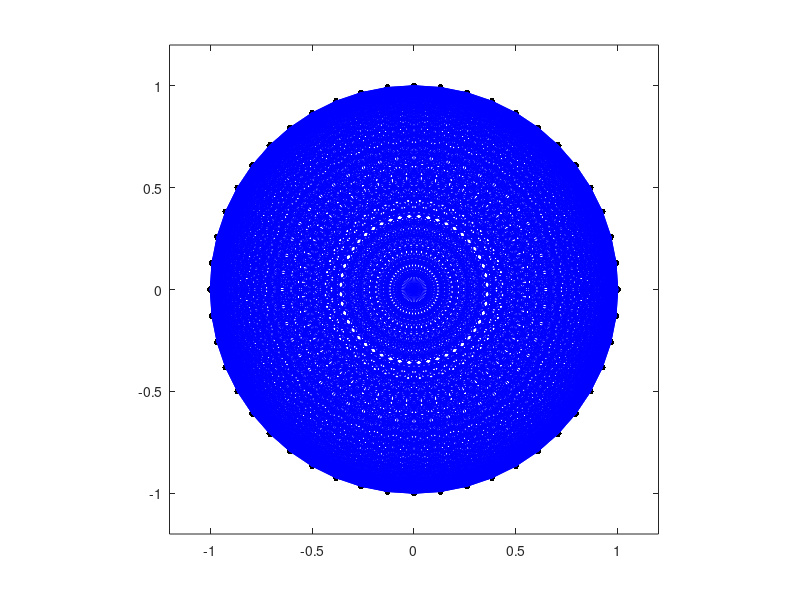
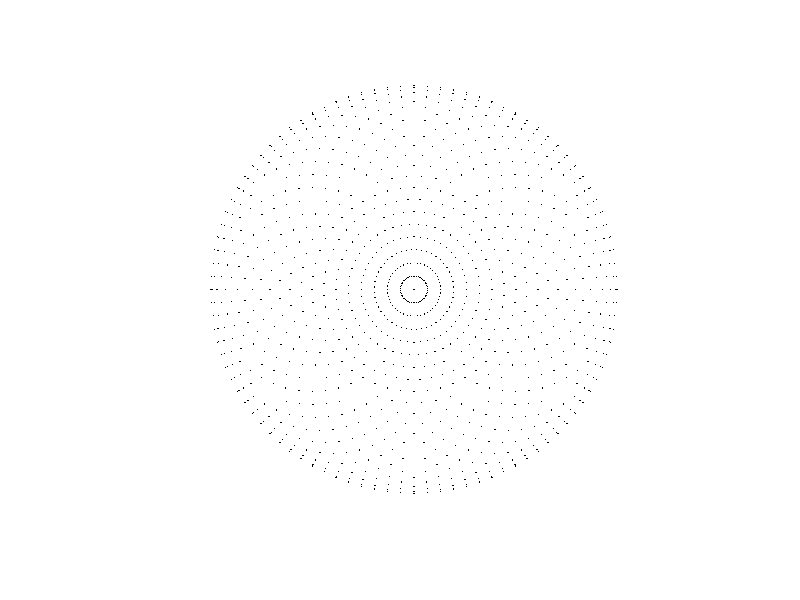

Reproduce these figures in MATLAB, in order.
close all
clear
num_k = 48;

angle_k = linspace(0,2*pi*(num_k-1)/num_k,num_k);

node_x = cos(angle_k);
node_y = sin(angle_k);


idx_k = nchoosek(1:num_k,2);

vec_1_x = node_x([idx_k(:,1);idx_k(:,2)]);
vec_1_y = node_y([idx_k(:,1);idx_k(:,2)]);
vec_2_x = node_x([idx_k(:,2);idx_k(:,1)]);
vec_2_y = node_y([idx_k(:,2);idx_k(:,1)]);



figure(1)
h=plot(node_x,node_y,'k.','markersize',15);


axis equal
xlim([-1.2 1.2])
ylim([-1.2 1.2])

set(gcf,'Position',[10 200 360   360]);

hold on

plot([vec_1_x;vec_2_x],[vec_1_y;vec_2_y],'b');

print('nodes2.png','-dpng','-r700')

figure(2)
plot([vec_1_x-vec_2_x,0],[vec_1_y-vec_2_y,0],'k.','markersize',2)
axis equal
xlim([-2.4 2.4])
ylim([-2.4 2.4])
hold on
set(gcf,'position',[107   -538   1200   1200]);
box off
axis off
clear
print('uvbase.png','-dpng','-r1500')
% 
% box on 
% axis on
% h=plot(rep_first(node_x)+1,rep_first(node_y),'b');
% set(gcf,'Position',[380 200 460   460]);
% print('uv2.png','-dpng','-r700')
% 
% function res = rep_first(array)
%     res = [array(:);array(1)];
% end
% 
